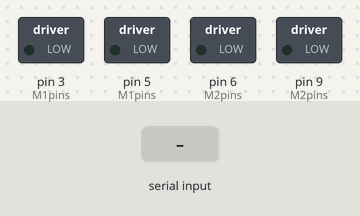
Bench run of a sketch on a simulated Arduino Uno, built with avr-gcc and run on an emulated ATmega328P. Shown: switched loads named in the sketch (green lamp = pin HIGH). The inputs (shaded band) are chosen by the test bench.

Above: at 1.2 s.
1.3 s: "30,150\n" received over Serial
At 4.2 s:
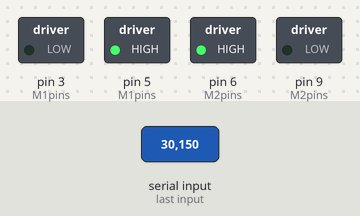
4.3 s: "90,45\n" received over Serial
At 7.6 s:
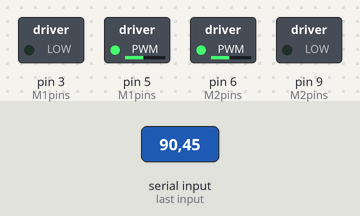
Timing chart, 0 to 9.1 s (numbered marks = the images above; inputs shaded):
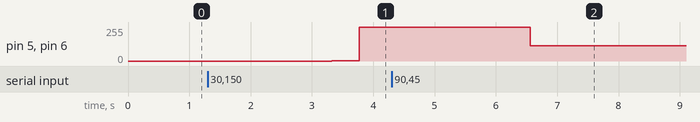

The sketch:

Motor_N_Sensors_node.ino
```cpp
/*
#include <SparkFun_MAG3110.h>
MAG3110 mag = MAG3110(); //Instantiate MAG3110
void calibrateMag(); // function prototype
 */
// define motor type: 1 to enable direction + PWM or 0 to enable 2 PWM
#define phased 0
// define drivetrain type: 0 to enable BiPed (R2D2-like), 1 to enable QuadPed (like a race car)
#define motorConfig 0
#include "Drivetrain.h"

// declare drivetrain
Drivetrain* d;
// define PWM control pins for drive motors
byte M1pins[] = {3, 5};
byte M2pins[] = {6, 9};

void setup(){
  Serial.begin(115200);// open a channel to pour data into & get commands
  // instantiate drivetrain object (motors' speeds default to 0)
  if (motorConfig)
      d = new QuadPed(M1pins, M2pins, phased);
  else d = new BiPed(M1pins, M2pins, phased);
  /*
  mag.initialize(); //Initialize the MAG3110
  calibrateMag(); // Calibrate sensor axis
  */
}

void loop(){
  d->tick();

  /* int mag_x, mag_y, mag_z;
  mag.readMag(&mag_x, &mag_y, &mag_z);
  Serial.println(mag.readHeading());
  */
  while (Serial.available() > 2){ //read from buffer if more than 2 bytes
    // LF & CR (2 bytes) seem to linger in stream buffer for 1 extra loop() iteration
    // stream expected format  = "# # #" where # == [-100,100]
    // delimiter can be any non-digit character (example above uses ' ')
    // use x for left-right steering
    // use y for forward-backward drive
    short x = round(Serial.parseInt() * 2.55);
    short y = round(Serial.parseInt() * 2.55);
    d->go(x, y);

  }
}
/*
void calibrateMag(){
  while(!mag.isCalibrated()){ //If we're not calibrated
    if(!mag.isCalibrating()){ //And we're not currently calibrating
      Serial.println("Entering calibration mode");
      mag.enterCalMode(); //This sets the output data rate to the highest possible and puts the mag sensor in active mode
    }
    else{
      //Must call every loop while calibrating to collect calibration data
      //This will automatically exit calibration
      //You can terminate calibration early by calling mag.exitCalMode();
      mag.calibrate();
    }
    delayMicroseconds(100);
  }
  Serial.println("Calibrated!");
}
 */
```

Drivetrain.cpp
```cpp
#include "Drivetrain.h"
void Drivetrain::tick(){
    M1->tick();
    M2->tick();
}

BiPed::BiPed(unsigned char m1[], unsigned char m2[], bool isPhased) :Drivetrain(m1, m2, isPhased){
    left = 0;
    right = 0;
    // M1->go(right);
    // M2->go(left);
}

void BiPed::go(short x, short y){
    // make sure x and y are in proper range
    // x = clampPWM(x);
    // y = clampPWM(y);
    left = y,  right = y;
    // if not going forward or backward (turn on a dime)
    if (y == 0){
        right = -1 * x;
        left = x;
    }
    else{// if turning left or right adjust motors' speed accordingly
        if (x > 0)
            right *= (255 - x) / 255.0;
        else if (x < 0)
            left *= ((-255 - x) * -1) / 255.0;
    }
    // write speed output for each motor
    M1->go(right);
    M2->go(left);
}

QuadPed::QuadPed(unsigned char m1[], unsigned char m2[], bool isPhased) :Drivetrain(m1, m2, isPhased){
    FB = 0;
    LR = 0;
    // M1->go(LR);
    // M2->go(FB);
}

void QuadPed::go(short x, short y){
    // make sure x and y are in proper range
    // x = clampPWM(x);
    // y = clampPWM(y);
    FB = y,  LR = x;
    // write speed output for each motor
    M1->go(LR, 0);
    M2->go(FB);
}
```

Drivetrain.h
```cpp
#ifndef Drivetrain_h
#define Drivetrain_h
#include "Motor.h"
#include <arduino.h>

class Drivetrain{
public:
    Drivetrain(unsigned char m1[], unsigned char m2[], bool isPhased){
        //create object for each motor (pinMode performed on instantiation)
        if (isPhased){
            M1 = new PhasedMotor(m1);
            M2 = new PhasedMotor(m2);
        }
        else {
            M1 = new BiMotor(m1);
            M2 = new BiMotor(m2);
        }
    }
    virtual void go(short, short){};// dummy prototype
    void tick();
protected:
    /* short clampPWM(short input){ // return a proper range of [-255, 255]
        return (input < -255 ? -255 : (input > 255 ? 255 : input));
    } */
    Solonoid* M1;
    Solonoid* M2;
};

class BiPed: public Drivetrain{
    // class for controlling the DC drive motors in tandem
public:
    BiPed(unsigned char m1[], unsigned char m2[], bool);// c'tor
    void go(short, short);// set motors' speeds allowable range is [-255,255]
private:
    // motor objects and current speeds for left and right motors
    short right, left;
};

class QuadPed: public Drivetrain{
    // class for controlling the DC drive motors in tandem
public:
    QuadPed(unsigned char m1[], unsigned char m2[], bool);// c'tor
    void go(short, short);// set motors' speeds allowable range is [-255,255]
private:
    // motor objects and current speeds for left and right motors
    short FB, LR;
};
#endif
```

Motor.cpp
```cpp
#include "Motor.h"
#include <arduino.h>


Solonoid::Solonoid(unsigned char pins[], int dt){
    // save pin #s and set pin mode
    pinMode(pins[0], OUTPUT);
    _pin1 = pins[0];
    if (sizeof(pins) > 1){
        pinMode(pins[1], OUTPUT);
        _pin2 = pins[1];
    }
    else _pin2 = NULL;
    signal1 = 0, signal2 = 0, endSpeed = 0, initSpeed = 0;
    initSmooth = 0, endSmooth = 0, rampTime = dt;
}

bool Solonoid::isChanging(){
    return millis() < endSmooth;
}

short Solonoid::fakeCellerate(unsigned long now = NULL){
    if (now == NULL)
        now = millis() - initSmooth;
    if (endSmooth == initSmooth || now > (endSmooth - initSmooth)){
        write(endSpeed);
    }
    else{
        double ds = (1 - cos(now / (double)(endSmooth - initSmooth) * PI)) / 2;
        // Serial.print("_ds=1-cos(");Serial.print(now);
        // Serial.print("/");Serial.print(endSmooth-initSmooth);
        // Serial.println("*PI/2)");
        // Serial.print("pwm = ");Serial.print(ds);
        // Serial.print(" * (");Serial.print(endSpeed);
        // Serial.print(" - ");Serial.print(initSpeed);
        // Serial.print(") + ");Serial.print(initSpeed);
        // Serial.print(" = ");Serial.println(ds * (endSpeed - initSpeed) + initSpeed);
        write((short)(ds * (endSpeed - initSpeed) + initSpeed));
    }
}

void Solonoid::go(short s, long dt){
    s = max(-255, min(255, (int)s));
    if (s != endSpeed){
        endSpeed = s;
        if (dt == NULL) dt = rampTime;
        if (dt > 0){
            initSmooth = millis();
            initSpeed = getSpeed();
            double of_dt = abs((double)(255 + endSpeed - (255 + initSpeed)) / 510.0);
            endSmooth = initSmooth + of_dt * dt;
            // endSmooth = initSmooth + dt;
            // Serial.print("init_T=");Serial.print(initSmooth);
            // Serial.print(" target_T=");Serial.println(endSmooth);
            // Serial.print("init_s=");Serial.print(initSpeed);
            // Serial.print(" target_s=");Serial.println(endSpeed);
            fakeCellerate(0);
        }
        else{
            write(endSpeed);
        }
    }
}

short Solonoid::getSpeed(){
       return (short)signal1;
}

void Solonoid::write(short s){
    // input speed 's' must be previously constrained to range of [-255, 255]
    signal1 = s;
    analogWrite(_pin1, s);
    // Serial.print(s);
    // Serial.println(" = Speed wrote with Solonoid Parent class");
}

void Solonoid::tick(){
    if (getSpeed() != endSpeed){
        unsigned long currTime = millis() - initSmooth;
        if (currTime < (initSmooth - endSmooth)){
            fakeCellerate(currTime);
        }
        else {
            write(endSpeed);
        }
    }
}

// Function definitions for BiMotor class
BiMotor::BiMotor(unsigned char pins[], int dt): Solonoid(pins, dt){}

void BiMotor::write(short s){
    //input speed 's' must be previously constrained to range of [-255, 255]
    if (s < 0){ // if going backward
        signal1 = 0;
        signal2 = -1 * s;
    }
    else if (s >= 0){// if going forward or stopped
        signal1 = s;
        signal2 = 0;
    }
    analogWrite(_pin1, signal1);
    if (_pin2 != NULL)
        analogWrite(_pin2, signal2);
    // Serial.print("motor pwm: ");Serial.println(s);
}

short BiMotor::getSpeed(){
    if (_pin2 != NULL){
        return (short)signal1 - signal2;
    }
    else{
       return (short)signal1;
    }
}

// Function definitions for PhasedMotor class
PhasedMotor::PhasedMotor(unsigned char pins[], int dt): Solonoid(pins, dt){}

void PhasedMotor::write(short s){
    //input speed 's' must be previously constrained to range of [-255, 255]
    if (s <= 0){     // if going backward or stopped
        signal1 = false;
        signal2 = -1 * s;
    }
    else if (s > 0){// if going forward
        signal1 = true;
        signal2 = s;
    }
    digitalWrite(_pin1, signal1);
    if (_pin2 != NULL)
        analogWrite(_pin2, signal2);
    // Serial.print("motor pwm: ");Serial.println(s);
}
short PhasedMotor::getSpeed(){
    if (_pin2 != NULL){
        return (short)signal2 - (!signal1 * 255);
    }
    else{
       return (short)signal1 * 255;
    }
}
```

Motor.h
```cpp
#ifndef Motor_h
#define Motor_h
#include <arduino.h>

class Solonoid{
    unsigned int rampTime;
    short endSpeed, initSpeed;
    unsigned long initSmooth, endSmooth;
    short fakeCellerate(unsigned long now);
public:
    Solonoid(unsigned char pins[], int dt = 100);
    virtual void write(short);
    virtual short getSpeed();
    void go(short s, long dt = NULL);
    void tick();
    bool isChanging();
protected:
    unsigned char _pin1, _pin2, signal1, signal2;
};

class BiMotor: public Solonoid{
public:
    BiMotor(unsigned char pins[], int dt = 1000);
    void write(short);
    short getSpeed();
};

class PhasedMotor: public Solonoid{
public:
    PhasedMotor(unsigned char pins[], int dt = 1000);
    void write(short);
    short getSpeed();
};

#endif
```

NoDelayStepper.cpp
```cpp
#include "NoDelayStepper.h"
#include <arduino.h>

NoDelayStepper::NoDelayStepper(unsigned char pins[], char stepType, long stepsPerRev, double degreesPerStep, short maxRPM){
    _it = 0; // iterator
    _dt = 0; // time between _steps
    SPR = stepsPerRev;
    DPS = degreesPerStep;
    RPM = maxRPM; // this may get depricated
    target = 0; // last instructed position(in _steps)
    resetZeroAngle(); // init _steps = 0
    if (stepType == 0 || stepType == 1 || stepType == 2) // is type known?
        sType = stepType; // see step_it() def
    else sType = -1; // should do nothing instead of throwing error
    pin = pins; // save array* to object
    // expected size must = 4 as NumbPins is hardcoded to 4
    for (unsigned char i = 0; i < NumbPins; ++i){
        // Serial.print("setting up pin ");Serial.println(pin[i]);
        pinMode(pin[i], OUTPUT);
        digitalWrite(pin[i], false);
    }
}
void NoDelayStepper::resetZeroAngle(){
    _steps = 0;
}

bool NoDelayStepper::isCW(){
    long currPos = wrap_it<long>(SPR , 0, _steps % SPR);
    if (currPos > target)
        return currPos - target < SPR / 2;
    else return target - currPos > SPR / 2;
}

short NoDelayStepper::step_it(bool isCw){
    if (isCw){
        _it-=1;
        _steps-=1;
    }
    else{
        _it+=1;
        _steps+=1;
    }
}

void NoDelayStepper::tick(){
    if (target != _steps){
        unsigned long delta = millis();
        if (delta >= _dt){
            // Serial.print("delta time = ");Serial.println(delta);
            step_it(isCW());
            write();
            // calc Delta t w/ _smooth()
    /*        if (target != _steps){
                set_delay(); // set end of wait time between _steps
                // Serial.print("stepper _steps = ");
                // Serial.println(_steps);
            }
             else {
                Serial.print("stepper finished @ ");
                Serial.print(getAngle());
                Serial.println(" degrees");
            }*/
        }
    }
}

template<typename T>
T NoDelayStepper::wrap_it(T max, T min = 0, T it = NULL){
    if (it == NULL) it = _it;
    while (it >= max) it -= max;
    while (it < min) it += max;
    return it;
}

bool NoDelayStepper::isChanging(){
    return target != NULL ? target != _steps : false;
}

void NoDelayStepper::write(){
    short max_it = 0;
    short next = 0;
    short base = 0;
    switch (sType){
    case 0:
        /*wave NoDelayStepper type*/
        max_it = 4;
        _it = wrap_it<short>(max_it);
        for (unsigned char i = 0; i < NumbPins; i++){
            if (i == _it)
                digitalWrite(pin[i], true);
            else
                digitalWrite(pin[i], false);
        }
        break;
    case 1:
        /*full NoDelayStepper type*/
        max_it = 4;
        _it = wrap_it<short>(max_it);
        next = _it + 1 >= NumbPins ? 0 : _it + 1;
        for (unsigned char i = 0; i < NumbPins; i++){
            if (i == _it || i == next)
                digitalWrite(pin[i], true);
            else
                digitalWrite(pin[i], false);
        }
        break;
    case 2:
        /*half NoDelayStepper type*/
        max_it = 8;
        _it = wrap_it<short>(max_it);
        base = _it / 2;
        next = base + 1 <= NumbPins ? base + 1 : 0;
        for (unsigned char i = 0; i < NumbPins; i++){
            if (i == base || (i == next && _it % 2 == 1))
                digitalWrite(pin[i], true);
            else
                digitalWrite(pin[i], false);
        }
        break;
    default:
    // should throw an error, but I'm lazy
        break;
    }
}

void NoDelayStepper::set_delay(){
    _dt = millis() + (unsigned long)(RPM * SPR / 60000.0);
    /* Serial.print("delay = ");
    Serial.print((RPM * SPR / 60000.0));
    Serial.println(" milliseconds."); */
}

long NoDelayStepper::getSteps(){
    return _steps;
}

double NoDelayStepper::getAngle(){
    return _steps * DPS;
}
double NoDelayStepper::getValue(){
    return wrap_it<double>(SPR / 2, SPR / -2, _steps) / (SPR / 2) * 100;
}

void NoDelayStepper::releasePins(){
    for (unsigned char i = 0; i < NumbPins; i++)
        digitalWrite(pin[i], false);
}

// use to map angular values of [-180.0,180.0] to percentual values of [-100.0,100.0]
void NoDelayStepper::go(double dest){ // % value
    if (dest == NULL){
        resetZeroAngle();
        releasePins();
    }
    else{
        dest = max(-100.0, min(100.0, dest));
        target = wrap_it<long>(SPR, 0, SPR / 200.0 * dest);
        // Serial.print("motor target: ");Serial.println(target);
        tick();
    }
}

// meant for telling stepper to turn CW | CCW
// input 'dest' is int of steps to take (or until 0 is passed for 'dest')
void NoDelayStepper::goSteps(int dest){
    if (dest == NULL){
        resetZeroAngle();
        releasePins();
    }
    else{
        target = dest + _steps;
        // Serial.print("motor target: ");Serial.println(target);
        tick();
    }
}

// expects angle between -180 & 180, but will wrap input to [0,360]
void NoDelayStepper::goAngle(double dest){
    if (dest == NULL){
        resetZeroAngle();
        releasePins();
    }
    else{
        target = round(wrap_it<double>(360.0, 0.0, dest) / 360.0 * SPR);
        tick();
    }
}
```

NoDelayStepper.h
```cpp
#ifndef NoDelayStepper_h
#define NoDelayStepper_h

class NoDelayStepper{
public:
    NoDelayStepper(unsigned char pins[], char stepType = 2, long stepsPerRev = 4096, double degreesPerStep = 0.087890625, short maxRPM = 60);
    long getSteps(); // return _steps counter
    double getAngle(); // calc angle
    double getValue(); // return percentual position
    void go(double); // set target using percentage [-100,100]
    void goSteps(int); // set target steps per revolution
    void goAngle(double); // set target steps via angle
    bool isChanging();
    void tick(); // non-intrupt timmer method
private:
    void resetZeroAngle();
    void releasePins();
    short step_it(bool); // step the iterator +-1
    void write(); // write pin outputs according to steps counter
    // wrap variable it w/in specified max and min
    template<typename T>T wrap_it(T max, T min, T it);
    double wrap_angle(short theta); // wrap angle to range [0,360]
    void set_delay(); // set ending time to hold between steps
    bool isCW(); // is ClockWise shorter than counter-ClockWise?
    const unsigned char NumbPins = 4;
    // delta time, Steps Per Revolution, steps counter, steps destination
    unsigned long _dt;
    long SPR, _steps, target;
    char _it, sType;// iterator, stepper type
    short RPM; // Rotations Per Minute
    unsigned char *pin; // array of pins to motor (digital outputs)
    double DPS;
};
#endif
```

Measured:
- after the input at 1.3 s, pin 5 (M1pins), pin 6 (M2pins): 0/255 → 1/255 after 2.0 s, → 255/255 0.45 s later
- after the input at 4.3 s, pin 5 (M1pins), pin 6 (M2pins): 255/255 → 254/255 after 2.0 s, → 115/255 0.26 s later
